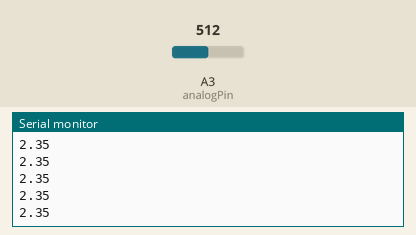
Recording of a sketch running on a simulated Arduino Uno, built with avr-gcc and run on an emulated ATmega328P. Shown: the last lines printed to the serial monitor. The test bench sets the inputs (shaded band); at power-on: A3 (analogPin) = 512.

Above: at 1.2 s.
1.3 s: A3 (analogPin) set to 716
At 1.31 s:
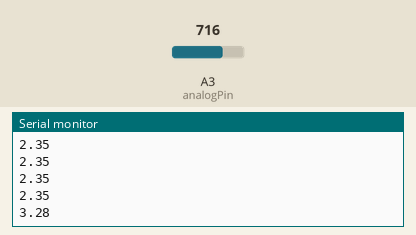
2.8 s: A3 (analogPin) set to 900
At 2.82 s:
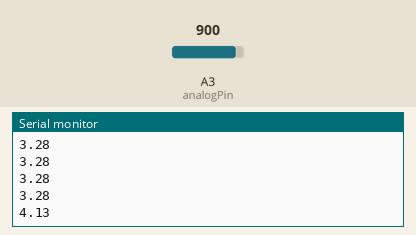
Timing chart, 0 to 5.8 s (numbered marks = the images above; inputs shaded):
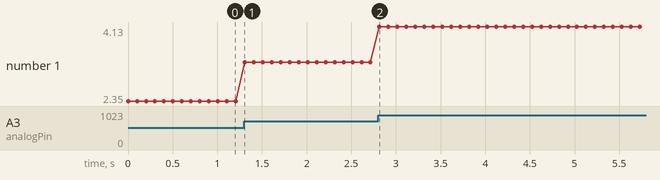

Measured:
- after the input at 1.3 s, the serial monitor: prints a new line at once (image 1)
- after the input at 2.8 s, the serial monitor: prints a new line at once (image 2)
- plotted number 1: 2.35 → 3.28 after the input at 1.3 s, 3.28 → 4.13 after the input at 2.8 s

The sketch:

nanoSerial.ino
```cpp
int analogPin = 3;
float data = 0;

void setup() {
  // put your setup code here, to run once:
  Serial.begin(2400);
}

void loop() {
  // put your main code here, to run repeatedly:

  data = (float) analogRead(analogPin)/200.0;
  data /= 1.09;
  Serial.println(data);
  delay(100);
}
```
